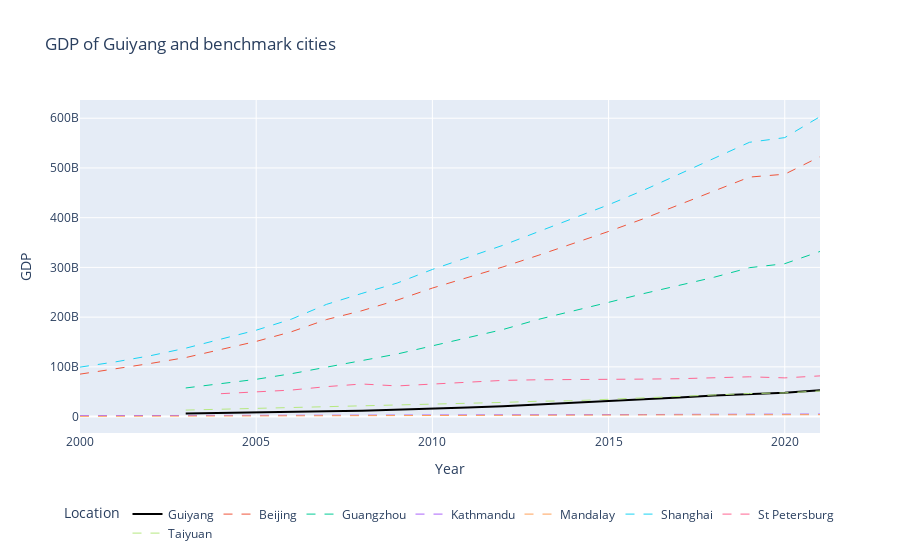

The code cell stored with this chart in its notebook:
### Code cell
if city in oxford_full['Location'].values:
        oxford_gdp_growth_plot()
else:
        print("City is not in oxford economics")

### Figure 1 — Plotly figure (JSON) as saved in the notebook; plotly's stock layout.template omitted (floating-point values rounded to 4 significant figures)
{"data": [{"hovertemplate": "Location=Guiyang<br>Year=%{x}<br>GDP=%{y}<extra></extra>", "legendgroup": "Guiyang", "line": {"color": "black", "dash": "solid", "width": 2}, "marker": {"symbol": "circle"}, "mode": "lines", "name": "Guiyang", "orientation": "v", "showlegend": true, "type": "scatter", "x": [2003, 2004, 2005, 2006, 2007, 2008, 2009, 2010, 2011, 2012, 2013, 2014, 2015, 2016, 2017, 2018, 2019, 2020, 2021], "xaxis": "x", "y": [6081854000, 6851705000, 7860386000, 9031143000, 10478860000, 11874620000, 13485430000, 15424590000, 18081530000, 20836250000, 24156490000, 27545170000, 30973890000, 34628230000, 38604150000, 42472550000, 45600660000, 47860300000, 52739210000], "yaxis": "y"}, {"hovertemplate": "Location=Beijing<br>Year=%{x}<br>GDP=%{y}<extra></extra>", "legendgroup": "Beijing", "line": {"color": "#EF553B", "dash": "dash", "width": 1}, "marker": {"symbol": "circle"}, "mode": "lines", "name": "Beijing", "orientation": "v", "showlegend": true, "type": "scatter", "x": [2000, 2001, 2002, 2003, 2004, 2005, 2006, 2007, 2008, 2009, 2010, 2011, 2012, 2013, 2014, 2015, 2016, 2017, 2018, 2019, 2020, 2021], "xaxis": "x", "y": [85345660000, 95473940000, 106818400000, 118703700000, 134518400000, 151137700000, 170564200000, 195197000000, 212896900000, 234171300000, 258438000000, 279391600000, 300939900000, 324104300000, 348104800000, 372308100000, 398092000000, 425257800000, 453847200000, 481636100000, 487418900000, 522690200000], "yaxis": "y"}, {"hovertemplate": "Location=Guangzhou<br>Year=%{x}<br>GDP=%{y}<extra></extra>", "legendgroup": "Guangzhou", "line": {"color": "#00cc96", "dash": "dash", "width": 1}, "marker": {"symbol": "circle"}, "mode": "lines", "name": "Guangzhou", "orientation": "v", "showlegend": true, "type": "scatter", "x": [2003, 2004, 2005, 2006, 2007, 2008, 2009, 2010, 2011, 2012, 2013, 2014, 2015, 2016, 2017, 2018, 2019, 2020, 2021], "xaxis": "x", "y": [57551500000, 66245950000, 74937730000, 86220390000, 99768660000, 112477000000, 125808100000, 142224300000, 158394000000, 175007100000, 195326600000, 211984900000, 229728400000, 247423600000, 264300000000.0, 280289700000, 299493100000, 307493200000, 332090200000], "yaxis": "y"}, {"hovertemplate": "Location=Kathmandu<br>Year=%{x}<br>GDP=%{y}<extra></extra>", "legendgroup": "Kathmandu", "line": {"color": "#ab63fa", "dash": "dash", "width": 1}, "marker": {"symbol": "circle"}, "mode": "lines", "name": "Kathmandu", "orientation": "v", "showlegend": true, "type": "scatter", "x": [2000, 2001, 2002, 2003, 2004, 2005, 2006, 2007, 2008, 2009, 2010, 2011, 2012, 2013, 2014, 2015, 2016, 2017, 2018, 2019, 2020, 2021], "xaxis": "x", "y": [1843497000, 1887507000, 1901751000, 1989289000, 2075000000, 2172225000, 2294838000, 2460713000, 2611368000, 2743721000, 2897484000, 3026223000, 3191477000, 3412473000, 3643678000, 3761834000, 3989741000, 4436217000, 4890148000, 5081504000, 4981030000, 5117322000], "yaxis": "y"}, {"hovertemplate": "Location=Mandalay<br>Year=%{x}<br>GDP=%{y}<extra></extra>", "legendgroup": "Mandalay", "line": {"color": "#FFA15A", "dash": "dash", "width": 1}, "marker": {"symbol": "circle"}, "mode": "lines", "name": "Mandalay", "orientation": "v", "showlegend": true, "type": "scatter", "x": [2000, 2001, 2002, 2003, 2004, 2005, 2006, 2007, 2008, 2009, 2010, 2011, 2012, 2013, 2014, 2015, 2016, 2017, 2018, 2019, 2020, 2021], "xaxis": "x", "y": [446357900, 534600000.0, 625582200, 729530500, 867417700, 1013684000, 1187056000, 1387168000, 1553245000, 1685851000, 1848454000, 2000090000, 2196676000, 2445973000, 2727363000, 3015901000, 3328487000, 3633507000, 3972862000, 4358961000, 4536184000, 3841374000], "yaxis": "y"}, {"hovertemplate": "Location=Shanghai<br>Year=%{x}<br>GDP=%{y}<extra></extra>", "legendgroup": "Shanghai", "line": {"color": "#19d3f3", "dash": "dash", "width": 1}, "marker": {"symbol": "circle"}, "mode": "lines", "name": "Shanghai", "orientation": "v", "showlegend": true, "type": "scatter", "x": [2000, 2001, 2002, 2003, 2004, 2005, 2006, 2007, 2008, 2009, 2010, 2011, 2012, 2013, 2014, 2015, 2016, 2017, 2018, 2019, 2020, 2021], "xaxis": "x", "y": [99468590000, 109911900000, 122441500000, 137499200000, 155793500000, 173718100000, 195959500000, 225762100000, 247671500000, 268498200000, 295868900000, 320395100000, 344431800000, 371652100000, 398053200000, 425946300000, 455359300000, 487233100000, 520384500000, 551632900000, 561002600000, 603185900000], "yaxis": "y"}, {"hovertemplate": "Location=St Petersburg<br>Year=%{x}<br>GDP=%{y}<extra></extra>", "legendgroup": "St Petersburg", "line": {"color": "#FF6692", "dash": "dash", "width": 1}, "marker": {"symbol": "circle"}, "mode": "lines", "name": "St Petersburg", "orientation": "v", "showlegend": true, "type": "scatter", "x": [2004, 2005, 2006, 2007, 2008, 2009, 2010, 2011, 2012, 2013, 2014, 2015, 2016, 2017, 2018, 2019, 2020, 2021], "xaxis": "x", "y": [46028260000, 49268230000, 53290700000, 60243480000, 65496800000, 61616890000, 64978470000, 69133550000, 72772850000, 74024040000, 74136840000, 74125880000, 75338820000, 76128810000, 78244540000, 79975430000, 77819600000, 81825590000], "yaxis": "y"}, {"hovertemplate": "Location=Taiyuan<br>Year=%{x}<br>GDP=%{y}<extra></extra>", "legendgroup": "Taiyuan", "line": {"color": "#B6E880", "dash": "dash", "width": 1}, "marker": {"symbol": "circle"}, "mode": "lines", "name": "Taiyuan", "orientation": "v", "showlegend": true, "type": "scatter", "x": [2003, 2004, 2005, 2006, 2007, 2008, 2009, 2010, 2011, 2012, 2013, 2014, 2015, 2016, 2017, 2018, 2019, 2020, 2021], "xaxis": "x", "y": [13061360000, 14729670000, 16453340000, 17882690000, 20225590000, 21889810000, 22530950000, 24319960000, 26005850000, 28489890000, 30799140000, 31855710000, 34733600000, 37206040000, 39910120000, 43534370000, 46414500000, 47615980000, 51442860000], "yaxis": "y"}], "layout": {"autosize": true, "legend": {"orientation": "h", "title": {"text": "Location"}, "tracegroupgap": 0, "x": 0.5, "xanchor": "center", "y": -0.2, "yanchor": "top"}, "showlegend": true, "title": {"text": "GDP of Guiyang and benchmark cities"}, "xaxis": {"anchor": "y", "domain": [0, 1], "title": {"text": "Year"}}, "yaxis": {"anchor": "x", "domain": [0, 1], "title": {"text": "GDP"}}}}
